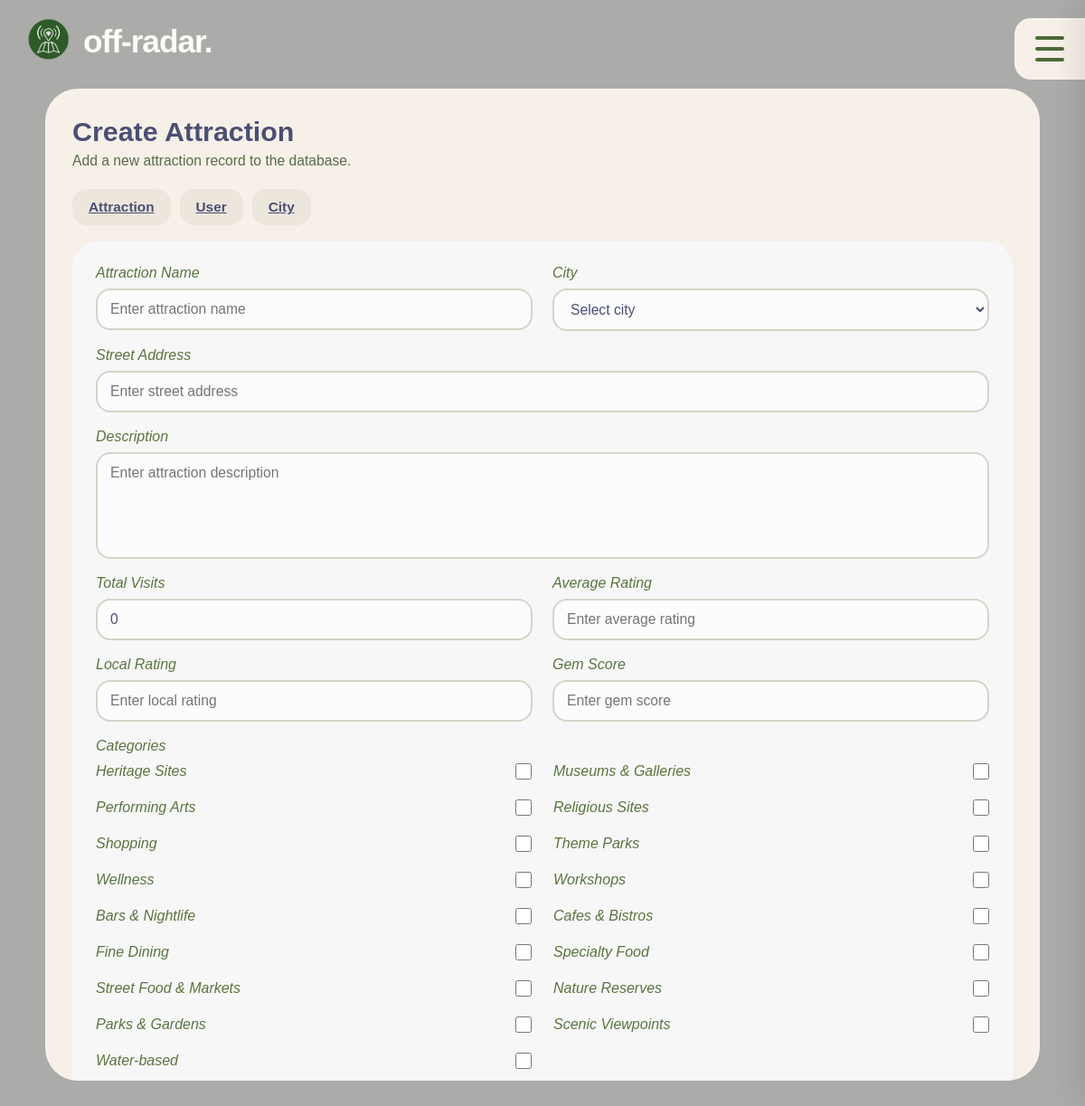
Page /php/create_attraction.php (signed in) on the committed database.
### tables this page shows
CREATE TABLE `category` (
  `category_id` int(11) NOT NULL,
  `category` varchar(100) NOT NULL,
  `main_class` varchar(100) NOT NULL
);

### php/create_attraction.php (the view, shortened to what this page needs)
<?php
require 'db.php';
$categories_query = "SELECT category_id, category, main_class FROM category ORDER BY main_class, category";
$categories_result = mysqli_query($conn, $categories_query);
?>
<!DOCTYPE html>
<html lang="en">
<head>
    <link rel="stylesheet" href="../css/create_record.css">
</head>
<body>
    <header class="topbar">
        <div class="brand">
            <div class="logo-circle">
                <img src="../images/logo-icon.png" alt="Off-Radar logo" />
            </div>
            <h1>off-radar.</h1>
        </div>
        <div class="top-actions">
            <label for="menu-toggle" class="menu-btn" aria-label="Open menu">
                <span></span>
                <span></span>
                <span></span>
            </label>
        </div>
    </header>
    <main class="create-section">
        <div class="create-shell">
            <div class="create-header">
                <h2>Create Attraction</h2>
                <p>Add a new attraction record to the database.</p>
            </div>
            <div class="record-switch-tabs">
                <a href="create_attraction.php" class="switch-tab active">Attraction</a>
                <a href="create_user.php" class="switch-tab">User</a>
                <a href="create_city.php" class="switch-tab">City</a>
            </div>
            <section class="record-panel attraction-panel" style="display:block; height:100%;">
                <form class="record-form" method="POST" action="">
                    <div class="form-grid">
                        <div class="form-group">
                            <label for="name">Attraction Name</label>
                            <input type="text" id="name" name="name" placeholder="Enter attraction name" required>
                        </div>
                        <div class="form-group">
                            <label for="city_id">City</label>
                            <select id="city_id" name="city_id" required>
                                <option value="">Select city</option>
                            </select>
                        </div>
                        <div class="form-group full-width">
                            <label for="street_address">Street Address</label>
                            <input type="text" id="street_address" name="street_address" placeholder="Enter street address" required>
                        </div>
                        <div class="form-group full-width">
                            <label for="description">Description</label>
                            <textarea id="description" name="description" rows="5" placeholder="Enter attraction description" required></textarea>
                        </div>
                        <div class="form-group">
                            <label for="total_visits">Total Visits</label>
                            <input type="number" id="total_visits" name="total_visits" value="0" min="0" required>
                        </div>
                        <div class="form-group">
                            <label for="avg_rating">Average Rating</label>
                            <input type="number" step="0.01" id="avg_rating" name="avg_rating" placeholder="Enter average rating">
                        </div>
                        <div class="form-group">
                            <label for="local_rating">Local Rating</label>
                            <input type="number" step="0.01" id="local_rating" name="local_rating" placeholder="Enter local rating">
                        </div>
                        <div class="form-group">
                            <label for="gem_score">Gem Score</label>
                            <input type="number" step="0.01" id="gem_score" name="gem_score" placeholder="Enter gem score">
                        </div>
                        <div class="form-group full-width">
                            <p class="form-label">Categories</p>
                            <div class="checkbox-group">
                                <?php
                                mysqli_data_seek($categories_result, 0);
                                while($category = mysqli_fetch_assoc($categories_result)):
                                ?>
                                    <label class="checkbox-item">
                                        <span><?php echo htmlspecialchars($category['category']); ?></span>
                                        <input type="checkbox" name="categories[]" value="<?php echo $category['category_id']; ?>">
                                    </label>
                                <?php endwhile; ?>
                            </div>
                        </div>
                    </div>
                </form>
            </section>
        </div>
    </main>
</body>
</html>

### css/create_record.css (style rules this page uses)
* { margin: 0; padding: 0; box-sizing: border-box; }
html, body { height: 100%; }
body { font-family: Arial, Helvetica, sans-serif; min-height: 100vh; background: url("images/admin-bg.png") center/cover no-repeat fixed; color: #3f4666; overflow: hidden; }
.topbar { position: relative; z-index: 20; width: calc(100% - 60px); margin: 20px auto 0; display: flex; justify-content: space-between; align-items: flex-start; }
.brand { display: flex; align-items: center; gap: 10px; }
.brand h1 { font-size: 2.2rem; font-weight: 700; color: #fefbf8; line-height: 1; letter-spacing: -1px; }
.logo-circle { width: 52px; height: 52px; border-radius: 50%; overflow: hidden; flex-shrink: 0; }
.logo-circle img { width: 90%; height: 90%; object-fit: contain; display: block; }
.top-actions { position: fixed; top: 20px; right: 0; z-index: 30; }
.menu-btn { width: 78px; height: 68px; border: none; border-radius: 18px 0 0 18px; background: #f7f0e9; display: flex; flex-direction: column; justify-content: center; align-items: center; gap: 8px; cursor: pointer; }
.menu-btn span { width: 32px; height: 4px; border-radius: 999px; background: #4c6a36; }
.create-section { position: relative; z-index: 1; width: calc(100% - 100px); height: calc(100vh - 120px); margin: 26px auto 34px; }
.create-shell { background: #f7f0e9; border-radius: 36px; padding: 30px; height: 100%; overflow: hidden; display: flex; flex-direction: column; }
.create-header { margin-bottom: 22px; }
.create-header h2 { font-size: 1.9rem; color: #4b4f73; margin-bottom: 6px; }
.create-header p { color: #5a6b4a; font-size: 0.98rem; }
.record-switch-tabs { display: flex; gap: 10px; margin-bottom: 18px; flex-wrap: wrap; }
.switch-tab { background: #ece6dc; color: #4b4f73; padding: 11px 18px; border-radius: 16px; cursor: pointer; font-size: 0.96rem; font-weight: 700; }
.record-panel { display: none; height: 100%; }
.record-form { height: 100%; background: #f7f7f7; border-radius: 28px; padding: 26px; overflow: auto; }
.form-grid { display: grid; grid-template-columns: repeat(2, minmax(0, 1fr)); gap: 18px 22px; }
.form-group { display: flex; flex-direction: column; }
.full-width { grid-column: 1 / -1; }
.form-group label { font-size: 1rem; font-style: italic; color: #5b7440; margin-bottom: 8px; }
.form-group input, .form-group textarea, .form-group select { width: 100%; border: 2px solid #d8d2c8; border-radius: 16px; padding: 12px 14px; background: #fcfcfc; color: #4b4f73; font-size: 0.98rem; font-family: Arial, Helvetica, sans-serif; }
.form-group textarea { resize: none; }
.form-label { font-size: 1rem; font-style: italic; color: #5b7440; margin-bottom: 10px; }
.checkbox-group { display: grid; grid-template-columns: repeat(2, minmax(180px, 1fr)); gap: 14px 24px; }
.checkbox-item { display: flex; align-items: center; justify-content: space-between; gap: 12px; color: #5a6b4a; font-size: 0.96rem; font-style: italic; }
.checkbox-item input[type="checkbox"] { width: 18px; height: 18px; flex-shrink: 0; }

### rows in the picture
category: category "Heritage Sites"
category: category "Museums & Galleries"
category: category "Performing Arts"
category: category "Religious Sites"
category: category "Shopping"
category: category "Theme Parks"
category: category "Wellness"
category: category "Workshops"
category: category "Bars & Nightlife"
category: category "Cafes & Bistros"
category: category "Fine Dining"
category: category "Specialty Food"
category: category "Street Food & Markets"
category: category "Nature Reserves"
category: category "Parks & Gardens"
category: category "Scenic Viewpoints"
category: category "Water-based"
